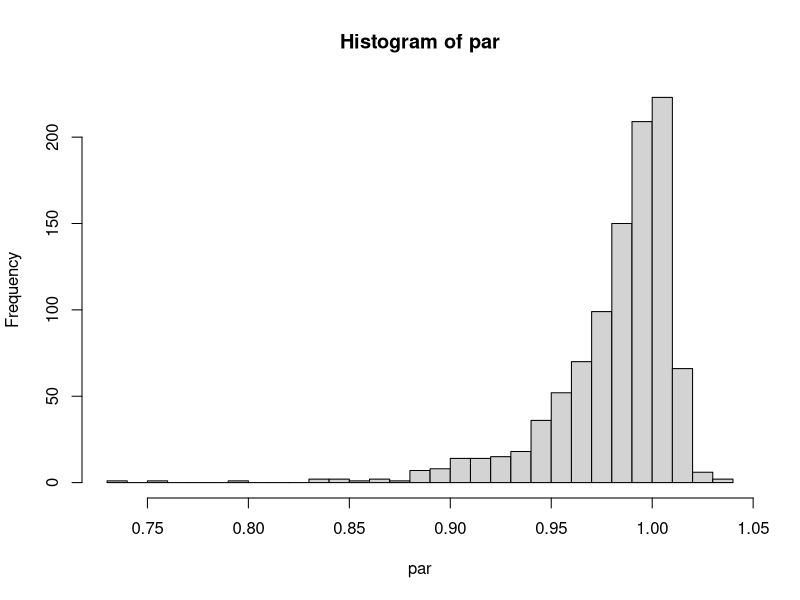
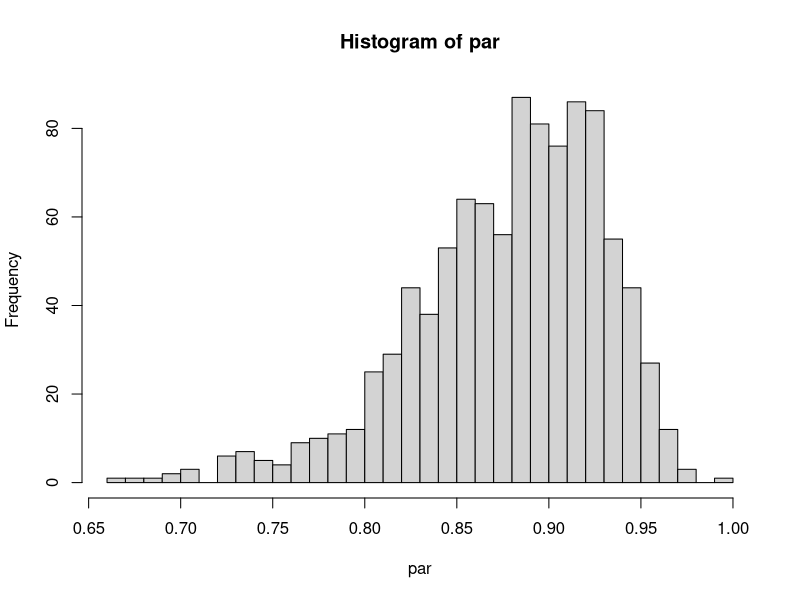
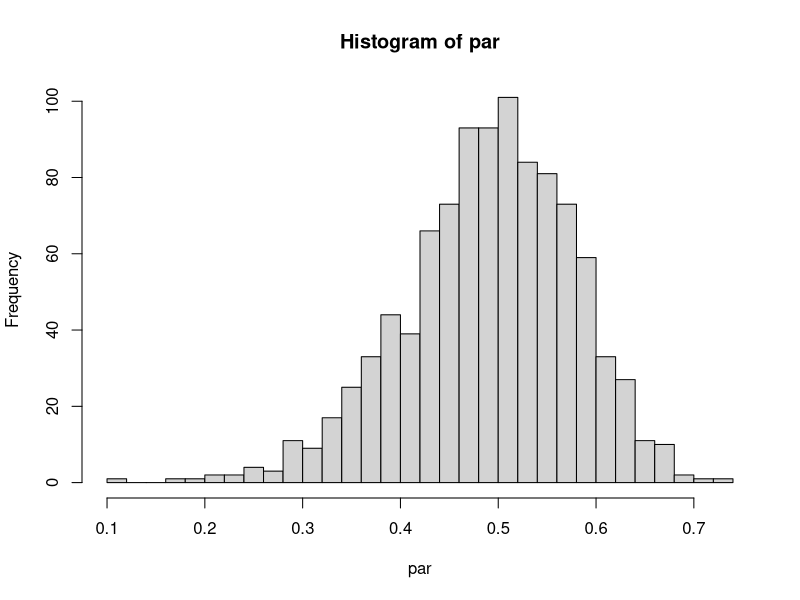

Here is the R script that generated these plots, in order:
library(tidyverse)

# Função que simula um AR(1)
# phi: valor do parâmetro
# n: númerio de observações
# amostra: número de amostras 

ar1.sim <- function(phi, n, amostra) {

    db <- NULL
    
    for(j in 1:amostra){
    
      e <- rnorm(n-1, mean=0, sd = 1)
      y <- 0
      
      for(i in 1:n-1){
        value <- phi*tail(y, n=1) + e[i]
        y <- rbind(y, value)
      }
      
    db0 <- data.frame(Amostra = j, y = y)
    db <- rbind(db, db0)
    
    }

    db
}

# Executa a função (phi = 1)

db <- ar1.sim(phi = 1, n = 100, amostra = 1000)

par <- NULL
for (i in 1:1000){
  par0 <- lm(data = filter(db, Amostra == i), y ~ lag(y) -1)$coef
  par <- rbind(par, par0)
}

hist(par, breaks = 30)

colMeans(par)

# Executa a função (phi = 0.9)

db <- ar1.sim(phi = 0.9, n = 100, amostra = 1000)

par <- NULL
for (i in 1:1000){
  par0 <- lm(data = filter(db, Amostra == i), y ~ lag(y) -1)$coef
  par <- rbind(par, par0)
}

hist(par, breaks = 30)

colMeans(par)

# Executa a função (phi = 0.5)

db <- ar1.sim(phi = 0.5, n = 100, amostra = 1000)

par <- NULL
for (i in 1:1000){
  par0 <- lm(data = filter(db, Amostra == i), y ~ lag(y) -1)$coef
  par <- rbind(par, par0)
}

hist(par, breaks = 30)

colMeans(par)
